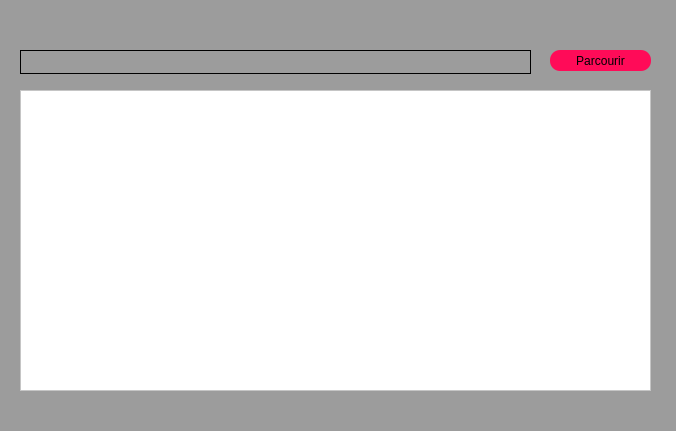
<?xml version="1.0" encoding="UTF-8"?>
<ui version="4.0">
 <class>arborescence</class>
 <widget class="QMainWindow" name="arborescence">
  <property name="geometry">
   <rect>
    <x>0</x>
    <y>0</y>
    <width>676</width>
    <height>431</height>
   </rect>
  </property>
  <property name="windowTitle">
   <string>File Watcher</string>
  </property>
  <property name="styleSheet">
   <string notr="true">background-color: rgb(156, 156, 156);</string>
  </property>
  <widget class="QWidget" name="centralwidget">
   <widget class="QLineEdit" name="LinkDirectory">
    <property name="geometry">
     <rect>
      <x>20</x>
      <y>50</y>
      <width>511</width>
      <height>24</height>
     </rect>
    </property>
    <property name="styleSheet">
     <string notr="true">border-color: rgb(49, 49, 49);
border: 1px solid black;</string>
    </property>
    <property name="readOnly">
     <bool>true</bool>
    </property>
   </widget>
   <widget class="QPushButton" name="searchButton">
    <property name="geometry">
     <rect>
      <x>550</x>
      <y>50</y>
      <width>101</width>
      <height>21</height>
     </rect>
    </property>
    <property name="styleSheet">
     <string notr="true">background-color: rgb(255, 11, 88);
border-radius: 10px;</string>
    </property>
    <property name="text">
     <string>Parcourir</string>
    </property>
    <property name="flat">
     <bool>false</bool>
    </property>
   </widget>
   <widget class="QTextEdit" name="log">
    <property name="geometry">
     <rect>
      <x>20</x>
      <y>90</y>
      <width>631</width>
      <height>301</height>
     </rect>
    </property>
    <property name="styleSheet">
     <string notr="true">background-color: rgb(255, 255, 255);</string>
    </property>
    <property name="readOnly">
     <bool>true</bool>
    </property>
   </widget>
  </widget>
  <widget class="QMenuBar" name="menubar">
   <property name="geometry">
    <rect>
     <x>0</x>
     <y>0</y>
     <width>676</width>
     <height>21</height>
    </rect>
   </property>
  </widget>
  <widget class="QStatusBar" name="statusbar"/>
 </widget>
 <resources/>
 <connections/>
</ui>
